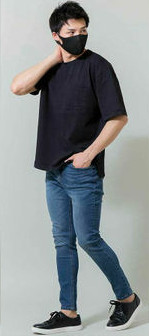
#> input picture grabucutTest/input.jpg, 149 x 336 px
$ python grabucutTest.py   (older library calls are emulated)
#> lines starting #> are read from the running program, lines starting #| are printed output that depends on the picture; after the words box and inside, x2 and y2 are one past the last pixel; in counts of white or black regions, pixels touching at a corner belong together
# coding:utf-8

import sys
import math
import numpy as np
import cv2
from matplotlib import pyplot as plt
import PIL
from PIL import Image
from PIL import ImageEnhance
from PIL import ImageDraw

IMG_SRC = 'input.jpg'

THRESH_MIN, THRESH_MAX = (160, 255)
THRESH_MODE = cv2.THRESH_BINARY_INV

FRAME = 800
CENTERING = True
PADDING = 5

BG_COLOR = (255, 255, 255)
BORDER_COLOR = (255, 255, 255)
BORDER_WIDTH = 0

AA = (1001, 1001)
CONTRAST = 1.1
SHARPNESS = 1.5
BRIGHTNESS = 1.1
SATURATION = 1.0
GAMMA = 1.0

IMG_NAME = 'output'
IMG_TYPE = 'PNG'
IMG_QUALITY = 100
IMG_OPTIMIZE = True

img_src = cv2.imread(IMG_SRC)
#> img_src is the input picture: shape (336, 149, 3); mean B, G, R 147, 146, 141
img_gray = cv2.cvtColor(img_src, cv2.COLOR_BGR2GRAY)
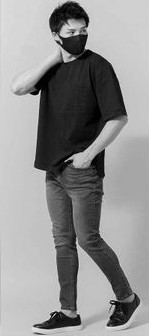
#> img_gray: shape (336, 149); min 0, max 236, mean 144.6
img_bin = cv2.threshold(img_gray, THRESH_MIN, THRESH_MAX, THRESH_MODE)[1]
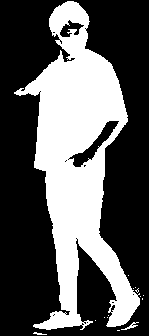
#> img_bin: shape (336, 149); 35.5% white; 15 white regions (12 under 20 px), largest, box (x1, y1, x2, y2) and area: (14, 1, 140, 330) 17696, (121, 322, 139, 330) 43, (33, 332, 47, 335) 22
img_mask = cv2.merge((img_bin, img_bin, img_bin))

mask_rows, mask_cols, mask_channel = img_mask.shape
#> mask_rows = 336; mask_cols = 149; mask_channel = 3
min_x = mask_cols
#> min_x = 149
min_y = mask_rows
#> min_y = 336
max_x = 0
max_y = 0

for y in range(mask_rows):
    for x in range(mask_cols):
        if all(img_mask[y, x] == 255):
            if x < min_x:
                min_x = x
            elif x > max_x:
                max_x = x
                if y < min_y:
                    min_y = y
                elif y > max_y:
                    max_y = y
#> after the loop, max_x = 143; max_y = 295; min_x = 14; min_y = 1

rect_x = min_x
#> rect_x = 14
rect_y = min_y
#> rect_y = 1
rect_w = max_x - min_x
#> rect_w = 129
rect_h = max_y - min_y
#> rect_h = 294

mask = np.zeros(img_src.shape[:2],np.uint8)

bg_model = np.zeros((1,65),np.float64)
fg_model = np.zeros((1,65),np.float64)

rect = (rect_x, rect_y, rect_w, rect_h)
#> rect = (14, 1, 129, 294)
cv2.grabCut(img_src, mask, rect, bg_model, fg_model, 5, cv2.GC_INIT_WITH_RECT)
mask2 = np.where((mask == 2) | (mask == 0), 0, 1).astype('uint8')

img_grab = img_src * mask2[:, :, np.newaxis]
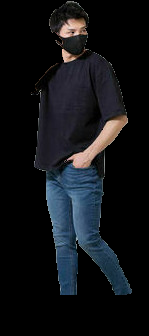
#> img_grab: shape (336, 149, 3); mean B, G, R 22.2, 18.9, 16.8
img_src_size = img_src.shape
img_bg = np.zeros(img_src_size, dtype=np.uint8)
img_bg[:] = BG_COLOR
img_bg = img_bg * (1 - mask2[:, :, np.newaxis])
img_blend = cv2.addWeighted(img_grab, 0.8, img_bg, 1, 0)
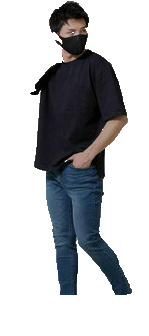
#> img_blend: shape (336, 149, 3); mean B, G, R 189.1, 186.4, 184.8

if CENTERING:
    img_rect = img_blend[rect_y: rect_y + rect_h, rect_x: rect_x + rect_w]
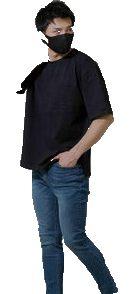
#> img_rect: shape (294, 129, 3); mean B, G, R 168, 164.5, 162.3
else:
    img_rect = img_blend
    rect_w, rect_h = img_rect.shape[:2]

rect_max = max([rect_w, rect_h])
rect_min = min([rect_w, rect_h])

temp_rect_max = FRAME - (PADDING * 2)
resize_rate = temp_rect_max / rect_max
temp_padding = int(PADDING / resize_rate)
temp_frame_max = rect_max + (temp_padding * 2)
img_temp = np.zeros([temp_frame_max, temp_frame_max, 3], dtype=np.uint8)
img_temp[:] = BG_COLOR

min_start = int((rect_max + (temp_padding * 2) - rect_min) / 2)

if rect_w <= rect_h:
    img_temp[temp_padding: temp_padding + rect_h, min_start: min_start + rect_w] = img_rect
else:
    img_temp[min_start: min_start + rect_h, temp_padding: temp_padding + rect_w] = img_rect

img_aa = cv2.GaussianBlur(img_temp, AA, cv2.BORDER_TRANSPARENT)
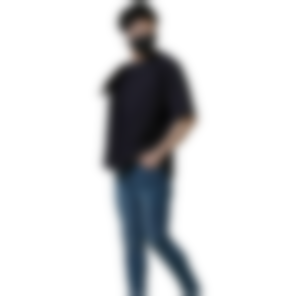
#> img_aa: shape (296, 296, 3); mean B, G, R 217.3, 215.8, 214.8
if GAMMA != 1.0:
    Y = np.ones((256, 1), dtype = 'uint8') * 0
    for i in range(256):
        Y[i][0] = 255 * pow(float(i) / 255, 1.0 / GAMMA)
        img_temp = cv2.LUT(img_temp, Y)

        img_aa = cv2.LUT(img_aa, Y)

img_front = Image.fromarray(cv2.cvtColor(img_temp, cv2.COLOR_BGR2RGB)).convert('RGBA')

img_back = Image.fromarray(cv2.cvtColor(img_aa, cv2.COLOR_BGR2RGB)).convert('RGBA')

img_trans = Image.new('RGBA', img_front.size, (0, 0, 0, 0))
#> img_trans: PIL image 296x296 RGBA; every value is 0

width = img_front.size[0]
height = img_front.size[1]

bg_1, bg_2, bg_3 = BG_COLOR

for x in range(width):
    for y in range(height):
        pixel = img_front.getpixel((x, y))
        if pixel[0] == bg_1 and pixel[1] == bg_2 and pixel[2] == bg_3:
            continue
        img_trans.putpixel((x, y), pixel)

img_front = Image.new('RGBA', img_back.size, (bg_3, bg_2, bg_1, 0))
img_front.paste(img_trans, (0, 0), img_trans)

img_dest = Image.alpha_composite(img_back, img_front)
img_dest = img_dest.resize((FRAME, FRAME), Image.ANTIALIAS)
#> img_dest: PIL image 800x800 RGBA

if CONTRAST != 1.0:
    img_dest = ImageEnhance.Contrast(img_dest)
    img_dest = img_dest.enhance(CONTRAST)

if SHARPNESS != 1.0:
    img_dest = ImageEnhance.Sharpness(img_dest)
    img_dest = img_dest.enhance(SHARPNESS)

if BRIGHTNESS != 1.0:
    img_dest = ImageEnhance.Brightness(img_dest)
    img_dest = img_dest.enhance(BRIGHTNESS)
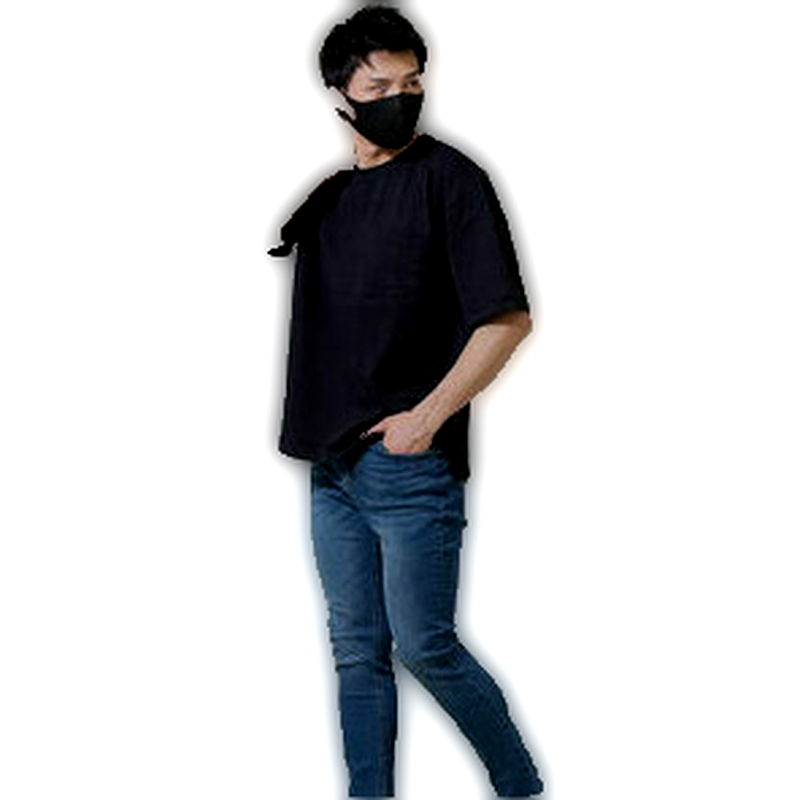
#> img_dest: PIL image 800x800 RGBA; mean R, G, B, A 209.8, 211, 212.9, 255

if SATURATION != 1.0:
    img_dest = ImageEnhance.Color(img_dest)
    img_dest = img_dest.enhance(SATURATION)

if BORDER_WIDTH:
    border_half = BORDER_WIDTH / 2
    floor = math.floor(border_half)
    ceil = FRAME - math.ceil(border_half)
    draw = ImageDraw.Draw(img_dest)
    draw.line((0, floor)+(FRAME, floor), fill=BORDER_COLOR, width=BORDER_WIDTH)
    draw.line((ceil, 0)+(ceil, FRAME), fill=BORDER_COLOR, width=BORDER_WIDTH)
    draw.line((FRAME, ceil)+(0, ceil), fill=BORDER_COLOR, width=BORDER_WIDTH)
    draw.line((floor, FRAME)+(floor, 0), fill=BORDER_COLOR, width=BORDER_WIDTH)

if IMG_TYPE == 'JPEG':
    extension = 'jpg'
elif IMG_TYPE == 'PNG':
    extension = 'png'
elif IMG_TYPE == 'GIF':
    extension = 'gif'
elif IMG_TYPE == 'BMP':
    extension = 'bmp'

img_dest.save(IMG_NAME + '.' + extension, IMG_TYPE, quality=IMG_QUALITY, optimize=IMG_OPTIMIZE)

sys.exit()
#> (the program exits here)
